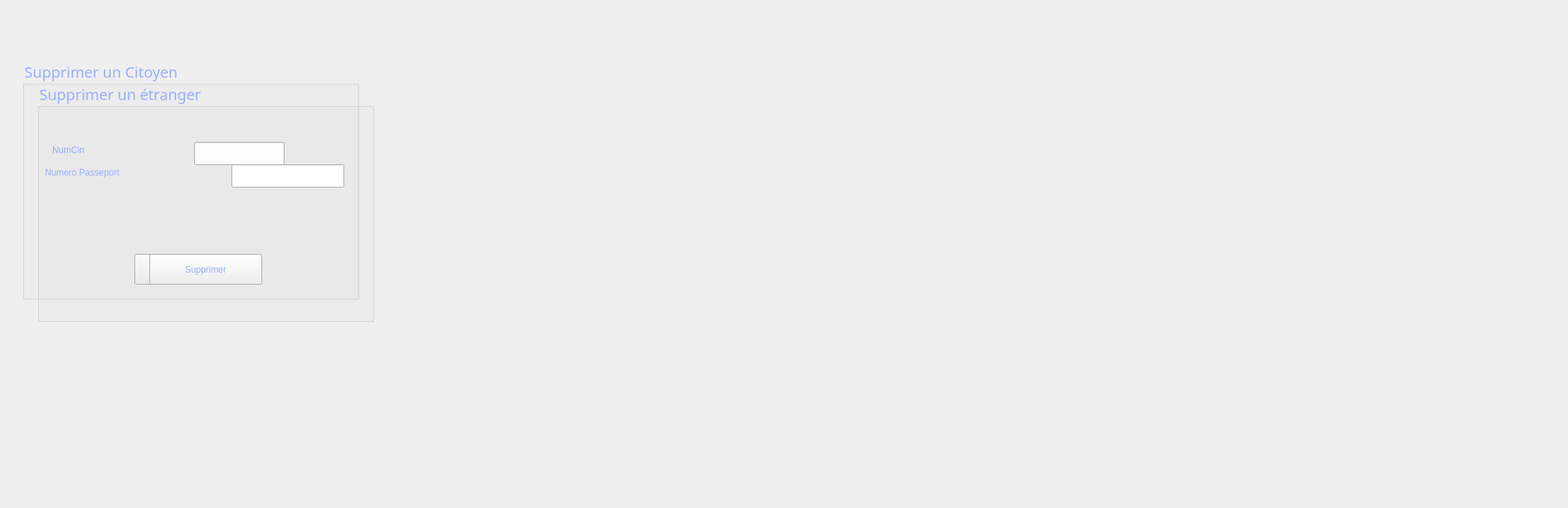
        <widget class="QWidget" name="supprimeremp_2">
         <attribute name="title">
          <string>Supprimer</string>
         </attribute>
         <widget class="QLabel" name="label_photo_12">
          <property name="geometry">
           <rect>
            <x>-290</x>
            <y>0</y>
            <width>2091</width>
            <height>671</height>
           </rect>
          </property>
          <property name="text">
           <string/>
          </property>
          <property name="pixmap">
           <pixmap>../../smartshop2A18-gestion-employ-scong-s/Donuts_550796_3840x2160.jpg</pixmap>
          </property>
         </widget>
         <widget class="QGroupBox" name="groupBox_15">
          <property name="geometry">
           <rect>
            <x>30</x>
            <y>80</y>
            <width>451</width>
            <height>321</height>
           </rect>
          </property>
          <property name="font">
           <font>
            <family>Rockwell</family>
            <pointsize>15</pointsize>
            <weight>50</weight>
            <italic>false</italic>
            <bold>false</bold>
           </font>
          </property>
          <property name="layoutDirection">
           <enum>Qt::LeftToRight</enum>
          </property>
          <property name="styleSheet">
           <string notr="true">color:rgb(152, 174, 255)</string>
          </property>
          <property name="title">
           <string>Supprimer un Citoyen</string>
          </property>
          <widget class="QLabel" name="label_133">
           <property name="geometry">
            <rect>
             <x>168</x>
             <y>318</y>
             <width>2101</width>
             <height>2211</height>
            </rect>
           </property>
           <property name="text">
            <string/>
           </property>
           <property name="pixmap">
            <pixmap>../../smartshop2A18-gestion-employ-scong-s/Documents/temp/macaron.jpg</pixmap>
           </property>
          </widget>
          <widget class="QLabel" name="label_134">
           <property name="geometry">
            <rect>
             <x>40</x>
             <y>100</y>
             <width>121</width>
             <height>41</height>
            </rect>
           </property>
           <property name="text">
            <string>NumCin</string>
           </property>
          </widget>
          <widget class="QLineEdit" name="lineEdit_21">
           <property name="geometry">
            <rect>
             <x>230</x>
             <y>110</y>
             <width>121</width>
             <height>31</height>
            </rect>
           </property>
           <property name="styleSheet">
            <string notr="true">color:rgb(103, 161, 255);
</string>
           </property>
          </widget>
          <widget class="QPushButton" name="supp_2">
           <property name="geometry">
            <rect>
             <x>150</x>
             <y>260</y>
             <width>151</width>
             <height>41</height>
            </rect>
           </property>
           <property name="text">
            <string>Supprimer</string>
           </property>
          </widget>
         </widget>
         <widget class="QLabel" name="label_135">
          <property name="geometry">
           <rect>
            <x>-5</x>
            <y>-10</y>
            <width>991</width>
            <height>521</height>
           </rect>
          </property>
          <property name="styleSheet">
           <string notr="true">background-image: url(:/5.jpg);</string>
          </property>
          <property name="text">
           <string/>
          </property>
         </widget>
         <widget class="QGroupBox" name="groupBox_17">
          <property name="geometry">
           <rect>
            <x>50</x>
            <y>110</y>
            <width>451</width>
            <height>321</height>
           </rect>
          </property>
          <property name="font">
           <font>
            <family>Rockwell</family>
            <pointsize>15</pointsize>
            <weight>50</weight>
            <italic>false</italic>
            <bold>false</bold>
           </font>
          </property>
          <property name="layoutDirection">
           <enum>Qt::LeftToRight</enum>
          </property>
          <property name="styleSheet">
           <string notr="true">color:rgb(152, 174, 255)</string>
          </property>
          <property name="title">
           <string>Supprimer un étranger</string>
          </property>
          <widget class="QLabel" name="label_143">
           <property name="geometry">
            <rect>
             <x>168</x>
             <y>318</y>
             <width>2101</width>
             <height>2211</height>
            </rect>
           </property>
           <property name="text">
            <string/>
           </property>
           <property name="pixmap">
            <pixmap>../../smartshop2A18-gestion-employ-scong-s/Documents/temp/macaron.jpg</pixmap>
           </property>
          </widget>
          <widget class="QLabel" name="label_144">
           <property name="geometry">
            <rect>
             <x>10</x>
             <y>100</y>
             <width>241</width>
             <height>41</height>
            </rect>
           </property>
           <property name="text">
            <string>Numero Passeport</string>
           </property>
          </widget>
          <widget class="QLineEdit" name="lineEdit_25">
           <property name="geometry">
            <rect>
             <x>260</x>
             <y>110</y>
             <width>151</width>
             <height>31</height>
            </rect>
           </property>
           <property name="styleSheet">
            <string notr="true">color:rgb(103, 161, 255);
</string>
           </property>
          </widget>
          <widget class="QPushButton" name="supp_3">
           <property name="geometry">
            <rect>
             <x>150</x>
             <y>230</y>
             <width>151</width>
             <height>41</height>
            </rect>
           </property>
           <property name="text">
            <string>Supprimer</string>
           </property>
          </widget>
         </widget>
        </widget>
